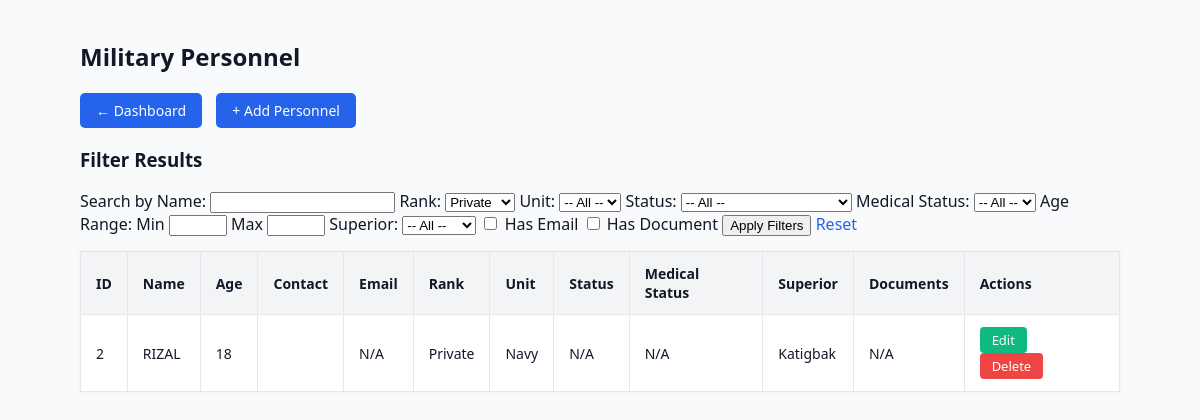
Before: /people/index.php?rank_id=3 (signed in) with the older database file.
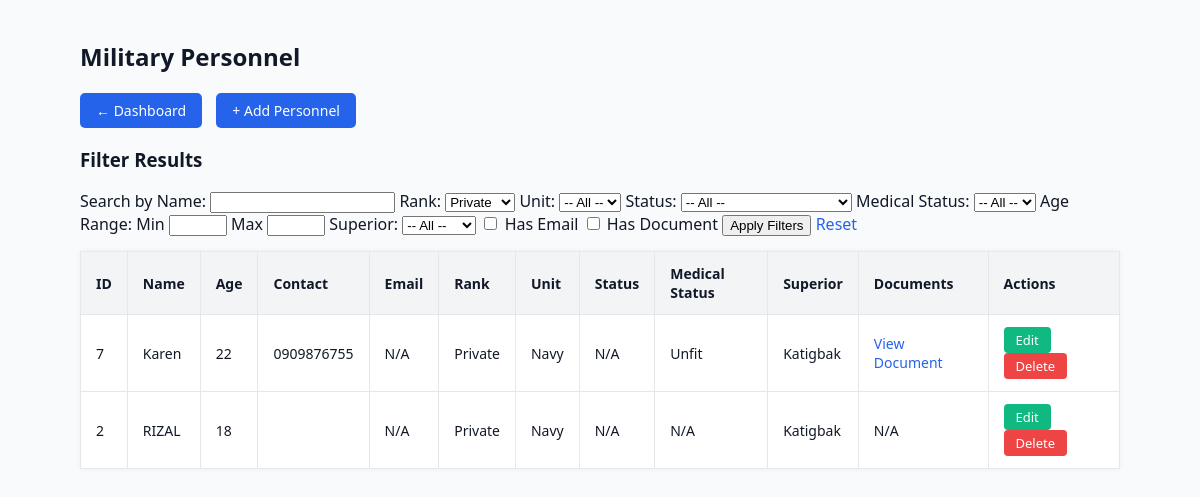
After: the same page with the newer database file.
### tables this page shows
CREATE TABLE `people` (
  `id` int(11) NOT NULL,
  `name` varchar(100) NOT NULL,
  `age` int(11) NOT NULL,
  `contact` varchar(100) DEFAULT NULL,
  `email` varchar(100) DEFAULT NULL,
  `rank_id` int(11) DEFAULT NULL,
  `unit_id` int(11) DEFAULT NULL,
  `military_status` varchar(100) NOT NULL,
  `superior_id` int(11) DEFAULT NULL,
  `file_upload` varchar(255) DEFAULT NULL,
  `health_id` int(11) DEFAULT NULL
);

CREATE TABLE `ranks` (
  `id` int(11) NOT NULL,
  `rank_name` varchar(100) NOT NULL
);

CREATE TABLE `units` (
  `id` int(11) NOT NULL,
  `unit_name` varchar(100) NOT NULL
);

CREATE TABLE `health` (
  `id` int(11) NOT NULL,
  `health_status_name` varchar(100) NOT NULL
);

### people/filter_functions.php (called while the page is built, shortened)
<?php
function getFilteredPeople($pdo, $filters) {
    $sql = "
        SELECT p.*,
               r.rank_name,
               u.unit_name,
               s.name as superior_name,
               h.health_status_name
        FROM people p
        LEFT JOIN ranks r ON p.rank_id = r.id
        LEFT JOIN units u ON p.unit_id = u.id
        LEFT JOIN people s ON p.superior_id = s.id
        LEFT JOIN health h ON p.health_id = h.id
        WHERE 1=1
    ";
    $params = [];
    if (!empty($filters['rank_id'])) {
        $sql .= " AND p.rank_id = ?";
        $params[] = $filters['rank_id'];
    }
    $sql .= " ORDER BY p.name";
    $stmt = $pdo->prepare($sql);
    $stmt->execute($params);
    return $stmt->fetchAll(PDO::FETCH_ASSOC);
}

### people/index.php (the view, shortened to what this page needs)
<?php
require 'filter_functions.php';
$filters = [
    'rank_id' => $_GET['rank_id'] ?? null,
    'unit_id' => $_GET['unit_id'] ?? null,
    'military_status' => $_GET['military_status'] ?? null,
    'health_id' => $_GET['health_id'] ?? null,
    'min_age' => $_GET['min_age'] ?? null,
    'max_age' => $_GET['max_age'] ?? null,
    'superior_id' => $_GET['superior_id'] ?? null,
    'has_email' => $_GET['has_email'] ?? null,
    'has_file' => $_GET['has_file'] ?? null,
    'name' => $_GET['name'] ?? null,
];
$people = getFilteredPeople($pdo, $filters);
$ranks = $pdo->query("SELECT id, rank_name FROM ranks ORDER BY rank_name")->fetchAll(PDO::FETCH_ASSOC);
?>
<!DOCTYPE html>
<html>
<head>
    <link rel="stylesheet" href="../css/styles.css">
</head>
<body>
    <h1>Military Personnel</h1>
    <a href="../dashboard/index.php" class="button-link">&larr; Dashboard</a>
    <a href="add.php" class="button-link">+ Add Personnel</a>
    <form method="GET" class="filter-form">
        <h3>Filter Results</h3>
        <label>Search by Name:
    <input type="text" name="name" value="<?= htmlspecialchars($filters['name'] ?? '') ?>">
</label>
        <label>Rank:
            <select name="rank_id">
                <?php foreach ($ranks as $r): ?>
                    <option value="<?= $r['id'] ?>" <?= $filters['rank_id'] == $r['id'] ? 'selected' : '' ?>>
                        <?= htmlspecialchars($r['rank_name']) ?>
                    </option>
                <?php endforeach; ?>
            </select>
        </label>
        <label>Unit:
            <select name="unit_id">
                <option value="">-- All --</option>
            </select>
        </label>
        <label>Status:
            <select name="military_status">
                <option value="">-- All --</option>
            </select>
        </label>
        <label>Medical Status:
            <select name="health_id">
                <option value="">-- All --</option>
            </select>
        </label>
        <label>Age Range:
            Min <input type="number" name="min_age" value="<?= htmlspecialchars($filters['min_age'] ?? '') ?>" style="width: 50px">
            Max <input type="number" name="max_age" value="<?= htmlspecialchars($filters['max_age'] ?? '') ?>" style="width: 50px">
        </label>
        <label>Superior:
            <select name="superior_id">
                <option value="">-- All --</option>
            </select>
        </label>
        <label><input type="checkbox" name="has_email" value="1" <?= $filters['has_email'] ? 'checked' : '' ?>> Has Email</label>
        <label><input type="checkbox" name="has_file" value="1" <?= $filters['has_file'] ? 'checked' : '' ?>> Has Document</label>
        <button type="submit">Apply Filters</button>
        <a href="index.php">Reset</a>
    </form>
    <table border="1">
        <tr>
            <th>ID</th>
            <th>Name</th>
            <th>Age</th>
            <th>Contact</th>
            <th>Email</th>
            <th>Rank</th>
            <th>Unit</th>
            <th>Status</th>
            <th>Medical Status</th>
            <th>Superior</th>
            <th>Documents</th>
            <th>Actions</th>
        </tr>
        <?php foreach ($people as $person): ?>
            <tr>
                <td><?= htmlspecialchars($person['id']) ?></td>
                <td><?= htmlspecialchars($person['name']) ?></td>
                <td><?= htmlspecialchars($person['age']) ?></td>
                <td><?= htmlspecialchars($person['contact'] ?? 'N/A') ?></td>
                <td><?= htmlspecialchars($person['email'] ?? 'N/A') ?></td>
                <td><?= htmlspecialchars($person['rank_name'] ?? 'N/A') ?></td>
                <td><?= htmlspecialchars($person['unit_name'] ?? 'N/A') ?></td>
                <td><?= htmlspecialchars($person['military_status_name'] ?? 'N/A') ?></td>
                <td><?= htmlspecialchars($person['health_status_name'] ?? 'N/A') ?></td>
                <td><?= htmlspecialchars($person['superior_name'] ?? 'None') ?></td>
                <td>
                    <?php if (!empty($person['file_upload'])): ?>
                        <a href="../uploads/<?= htmlspecialchars($person['file_upload']) ?>" target="_blank">View Document</a>
                    <?php else: ?>
                        N/A
                    <?php endif; ?>
                </td>
                <td>
                    <a href="edit.php?id=<?= $person['id'] ?>" class="table-btn edit-btn">Edit</a>
                    <a href="index.php?delete=<?= $person['id'] ?>" onclick="return confirm('Delete this record?')" class="table-btn delete-btn">Delete</a>
                </td>
            </tr>
        <?php endforeach; ?>
    </table>
</body>
</html>

### css/styles.css (style rules this page uses)
body { font-family: 'Segoe UI', sans-serif; margin: 40px 80px 50px 80px; padding: 0; background-color: #f9fafb; color: #111827; }
h1 { font-size: 24px; margin-bottom: 20px; }
a { color: #2563eb; text-decoration: none; margin-right: 10px; }
.button-link { display: inline-block; background-color: #2563eb; color: #ffffff; padding: 8px 16px; margin-right: 10px; border-radius: 5px; font-size: 14px; text-decoration: none; transition: background-color 0.3s ease; }
.table-btn { display: inline-block; padding: 4px 12px; border-radius: 4px; font-size: 13px; text-decoration: none; color: #fff; margin-right: 5px; transition: background-color 0.3s ease; }
.edit-btn { background-color: #10b981; }
.delete-btn { background-color: #ef4444; }
table { width: 100%; border-collapse: collapse; margin-top: 15px; background: #fff; box-shadow: 0 0 5px rgba(0, 0, 0, 0.05); }
table th, table td { padding: 12px 15px; border: 1px solid #e5e7eb; text-align: left; font-size: 14px; }
table th { background-color: #f3f4f6; font-weight: 600; }

Changed rows visible on the page:
added people: id "7", name "Karen", age "22", contact "0909876755", email "N/A", rank.rank_name "Private", unit.unit_name "Navy", military_status_name "N/A", health.health_status_name "Unfit", superior.name "Katigbak"
